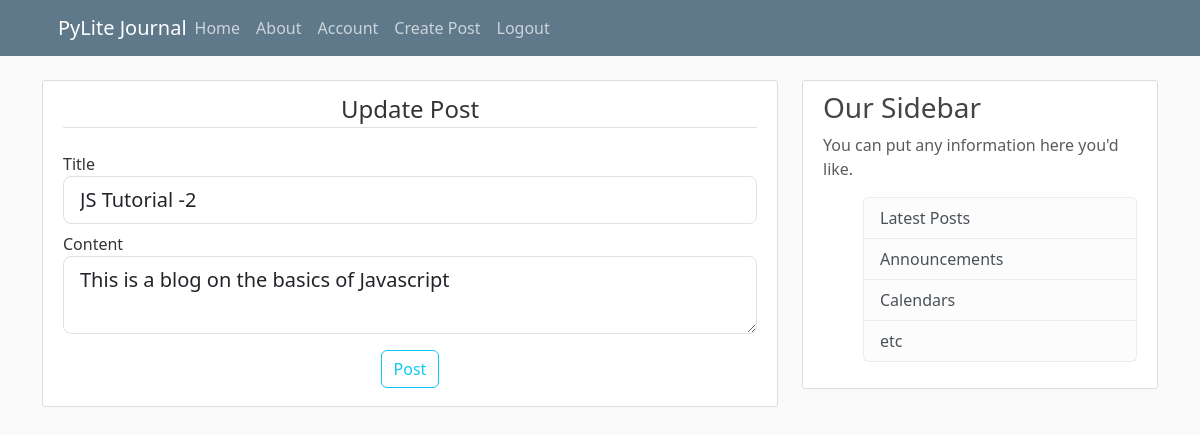
Screenshot of /post/1/update (signed in) with the database file from the repository.
### flask_blog/models.py (models this page shows, shortened)
class Post(db.Model):
  id = db.Column(db.Integer, primary_key=True)
  title = db.Column(db.String(100), nullable=False)
  date = db.Column(db.DateTime, nullable=False, default=datetime.now)
  content = db.Column(db.Text, nullable=False)
  user_id = db.Column(db.Integer, db.ForeignKey('user.id'), nullable=False)

### flask_blog/routes.py (the view)
@app.route('/post/<int:post_id>/update', methods=['GET', 'POST'])
@login_required
def update_post(post_id):
  post = Post.query.get_or_404(post_id)
  if post.author != current_user:
    abort(403)
  form = PostForm()
  if form.validate_on_submit():
    post.title = form.title.data
    post.content = form.content.data
    db.session.commit()
    flash('Your post has been updated!', 'success')
    return redirect(url_for('post', post_id=post.id))
  elif request.method == 'GET':
    form.title.data = post.title
    form.content.data = post.content
  return render_template('create_post.html', title='Update Post', form=form, legend='Update Post')

### flask_blog/forms.py
class PostForm(FlaskForm):
  title = StringField('Title', validators=[DataRequired()])
  content = TextAreaField('Content', validators=[DataRequired()])
  submit = SubmitField('Post')

### flask_blog/models.py (called while the page is built)
@login_manager.user_loader
def load_user(user_id):
  return User.query.get(int(user_id))

### flask_blog/templates/create_post.html (shortened to what this page needs)
{% extends "layout.html" %}
{% block content %}
  <div class="content-section">
    <form action="" method="POST">
      <fieldset class="form-group">
        <legend class="border-bottom mb-4 text-center">{{ legend }}</legend>
        <div class="form-group mt-2 mb-2">
          {{ form.title.label(class="form-control-label") }}
          {% if form.title.errors %}
            {{ form.title(class="form-control form-control-lg is-invalid") }}
            <div class="invalid-feedback">
              {% for error in form.title.errors %}
                <span>
                  {{ error }}
                </span>
              {% endfor %}
            </div>
          {% else %}
            {{ form.title(class="form-control form-control-lg") }}
          {% endif %}
        </div>
        <div class="form-group mt-2 mb-2">
          {{ form.content.label(class="form-control-label") }}
          {% if form.content.errors %}
            {{ form.content(class="form-control form-control-lg is-invalid") }}
            <div class="invalid-feedback">
              {% for error in form.content.errors %}
                <span>
                  {{ error }}
                </span>
              {% endfor %}
            </div>
          {% else %}
            {{ form.content(class="form-control form-control-lg") }}
          {% endif %}
        </div>
      </fieldset>
      <div class="form-group mt-2 mb-2 text-center">
        {{ form.submit(class="btn btn-outline-info") }}
      </div>
    </form>
  </div>
{% endblock content %}

### flask_blog/static/main.css (style rules this page uses)
body { background: #fafafa; color: #333333; margin-top: 5rem; }
.content-section { background: #ffffff; padding: 10px 20px; border: 1px solid #dddddd; border-radius: 3px; margin-bottom: 20px; }

### rows the page displays
Post: title "JS Tutorial -2", content "This is a blog on the basics of Javascript"

### other values shown
{{ legend }} "Update Post"
